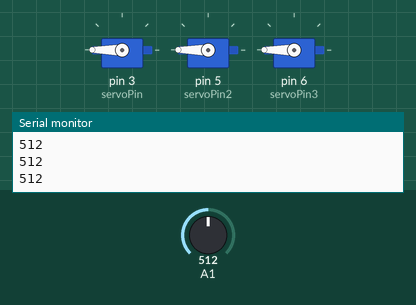
Recording of a sketch running on a simulated Arduino Uno, built with avr-gcc and run on an emulated ATmega328P. On the bench: 3 × servo, the last lines printed to the serial monitor. Inputs (shaded band) come from the test bench; at power-on: A1 = 512.

Above: at 1.2 s.
1.3 s: A1 set to 710
At 2.5 s:
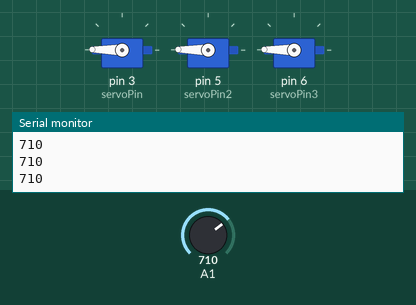
2.8 s: A1 set to 122
At 3.7 s:
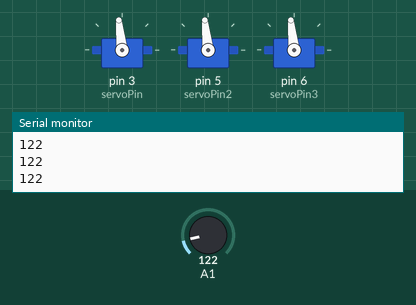
4.3 s: A1 set to 0
At 4.7 s:
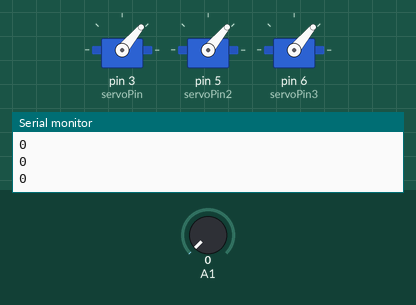
5.8 s: A1 set to 511
At 7.0 s:
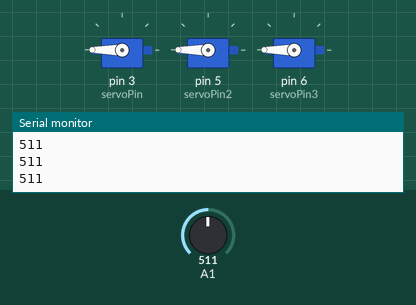
7.3 s: A1 set to 716
At 8.4 s:
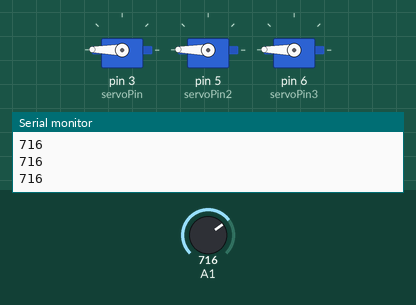
Timing chart, 0 to 9.8 s (numbered marks = the images above; inputs shaded):
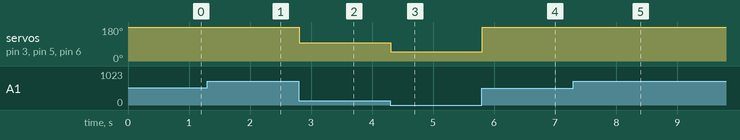

The sketch:

servomotor_nov29_v3.ino
```cpp
#include <Servo.h>      // include the servo library

Servo servoMotor;       // creates an instance of the servo object to control a servo
int servoPin = 3;       // Control pin for servo motor

Servo servoMotor2;
int servoPin2 = 5;

Servo servoMotor3;
int servoPin3 = 6;


void setup() {
  Serial.begin(9600);       // initialize serial communications
  servoMotor.attach(servoPin);  // attaches the servo on pin 2 to the servo object
  servoMotor2.attach(servoPin2);
  servoMotor3.attach(servoPin3);
}

void loop()
{
  int analogValue = analogRead(A1); // read the analog input
  Serial.println(analogValue);      // print it

  // if your sensor's range is less than 0 to 1023, you'll need to
  // modify the map() function to use the values you discovered:
  int servoAngle = map(analogValue, 0, 500, 50, 240);
  if(analogValue>700) servoAngle = 179;

  //int servoAngle = 50;

  // move the servo using the angle from the sensor:
  servoMotor.write(servoAngle);
  servoMotor2.write(servoAngle);
  servoMotor3.write(servoAngle);
//for (int i = 0; i<180; i++){
//  servoMotor.write(5*i);
//  servoMotor2.write(10*i);
//  if (i = 180){
//  i=0;
//  }
//}
 servoMotor3.write(servoAngle);
}
```

Measured:
- after the input at 1.3 s, servo on pin 3 (servoPin), servo on pin 5 (servoPin2), servo on pin 6 (servoPin3): 180° → 179° at once
- after the input at 2.8 s, servo on pin 3 (servoPin), servo on pin 5 (servoPin2), servo on pin 6 (servoPin3): 179° → 96° at once
- after the input at 4.3 s, servo on pin 3 (servoPin), servo on pin 5 (servoPin2), servo on pin 6 (servoPin3): 96° → 50° at once
- after the input at 5.8 s, servo on pin 3 (servoPin), servo on pin 5 (servoPin2), servo on pin 6 (servoPin3): 50° → 180° at once
- after the input at 7.3 s, servo on pin 3 (servoPin), servo on pin 5 (servoPin2), servo on pin 6 (servoPin3): 180° → 179° at once
